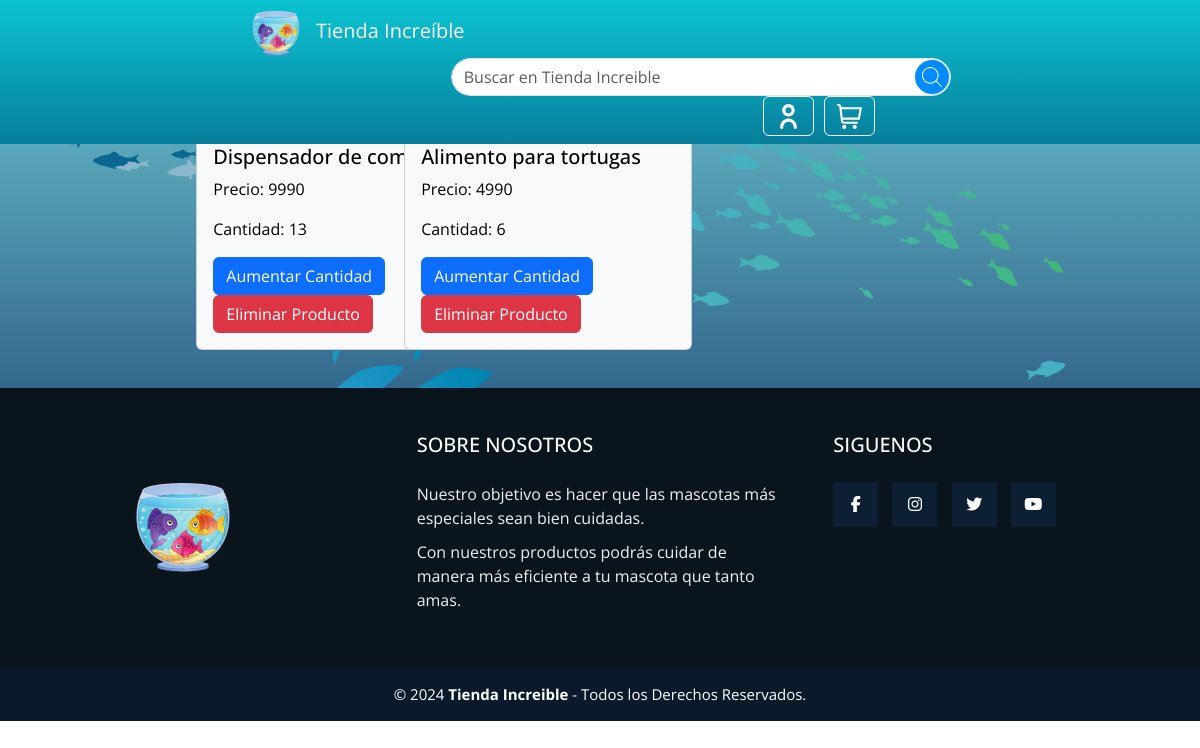
Before: /tienda/compra with the older database file.
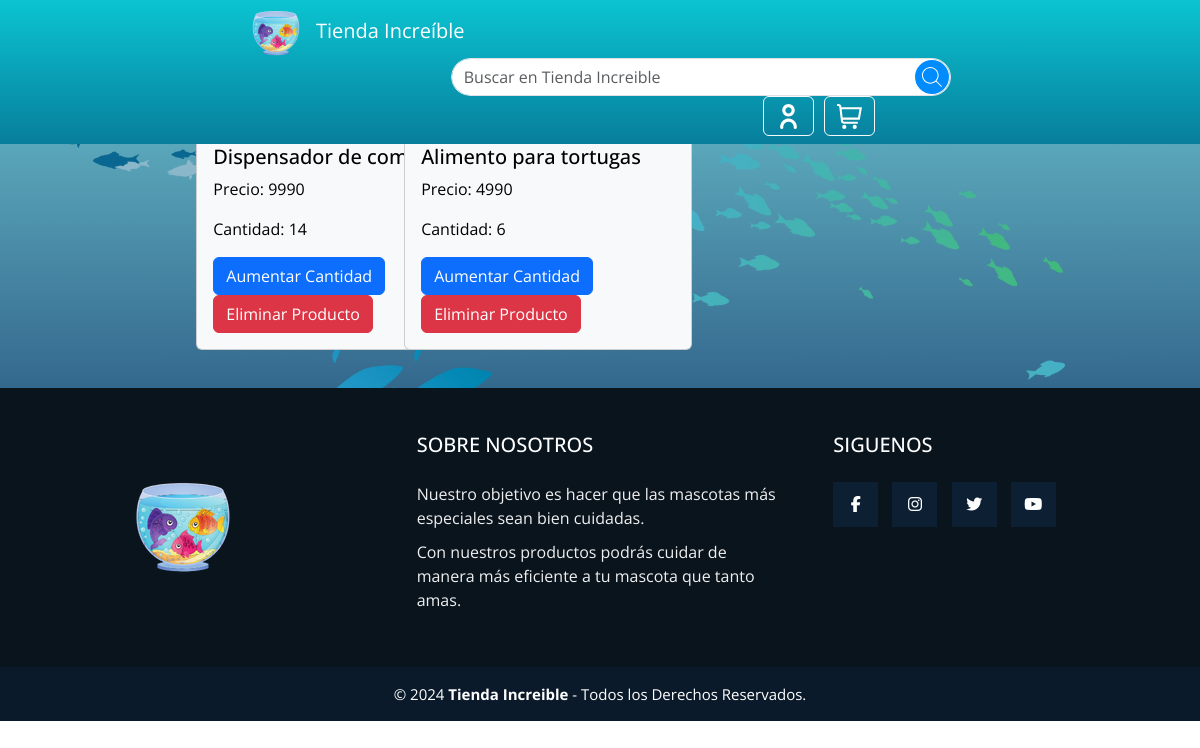
After: the same page with the newer database file.
### tienda/models.py (models this page shows)
class Carro(models.Model):
    nombre = models.CharField(max_length=100)
    precio = models.IntegerField()
    cantidad = models.IntegerField()

### tienda/views.py (the view)
# urls.py: path('compra', views.compra,name='compra'),
def compra(request):
    carro = Carro.objects.all()
    productos = Producto.objects.all()
    context={"productos": productos,
             "carro" : carro}
    return render(request,'tienda/compra.html',context)

### tienda/templates/tienda/compra.html (shortened to what the changed rows need)
{% load static %}
<!doctype html>
<html lang="en">
  <head>
    <link rel="stylesheet" href="{% static 'css/style.css' %}">
    <link href="https://cdn.jsdelivr.net/npm/bootstrap@5.3.3/dist/css/bootstrap.min.css" rel="stylesheet">
  </head>
  <body style="background-image: url('/static/img/bg.png'); background-repeat: no-repeat; background-size: 100% 100%; font-family: 'Trebuchet MS', 'Lucida Sans Unicode', 'Lucida Grande', 'Lucida Sans', Arial, sans-serif;">
  <div class="container-fluid mt-5 d-flex justify-content-center">
    <div class="row g-4">
        <h1>Tu carrito</h1>
        {% if carro %}
            {% for x in carro %}
                <div class="col-3">
                    <div class="card text-bg-light" style="width: 18rem;">
                        <div class="card-body">
                            <h5 class="card-title">{{ x.nombre }}</h5>
                            <p class="card-text">Precio: {{ x.precio }}</p>
                            <p class="card-text">Cantidad: {{ x.cantidad }}</p>
                            <form method="post" action="{% url 'agregar_al_carro' %}">
                                <button type="submit" class="btn btn-primary">Aumentar Cantidad</button>
                            </form>
                            <form method="post" action="{% url 'eliminar_del_carro' x.nombre %}">
                                <button type="submit" class="btn btn-danger">Eliminar Producto</button>
                            </form>
                        </div>
                    </div>
                </div>
            {% endfor %}
        {% else %}
            <p>Tu carro está vacío.</p>
        {% endif %}
    </div>
</div>
  <footer class="pie-pagina">
    <div class="grupo-1">
        <div class="box">
            <h2>SOBRE NOSOTROS</h2>
        </div>
        <div class="box">
            <h2>SIGUENOS</h2>
        </div>
    </div>
</footer>
  </body>
</html>

Changed rows visible on the page:
changed Carro "Dispensador de comida": cantidad "13" → "14"
